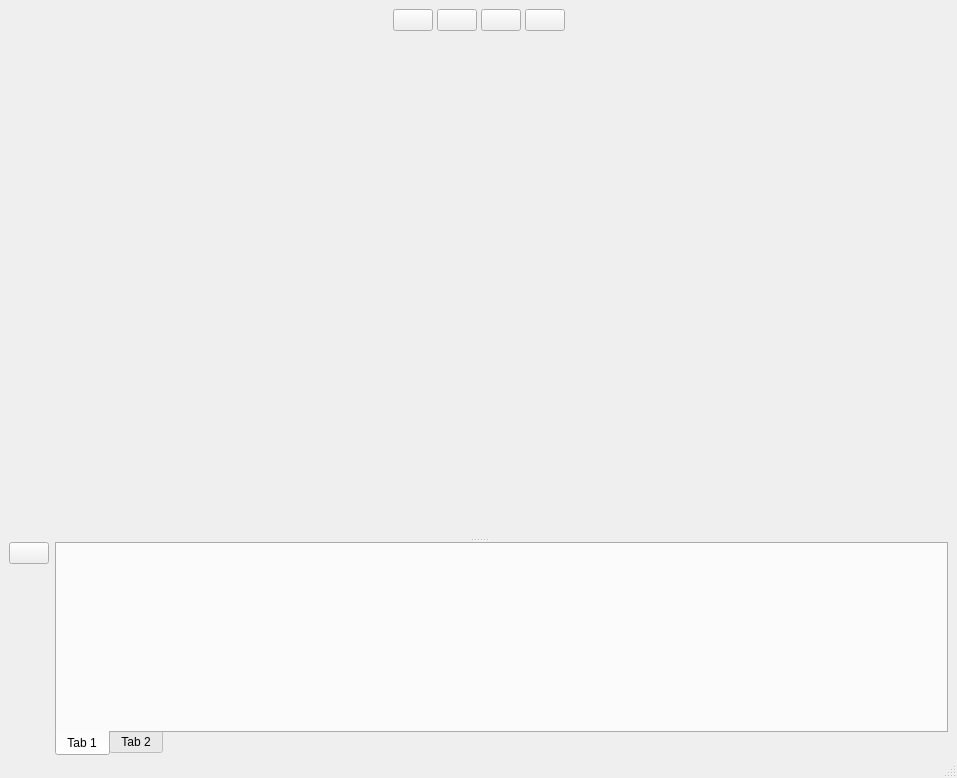
<?xml version="1.0" encoding="UTF-8"?>
<ui version="4.0">
 <class>MainWindow</class>
 <widget class="QMainWindow" name="MainWindow">
  <property name="geometry">
   <rect>
    <x>0</x>
    <y>0</y>
    <width>957</width>
    <height>778</height>
   </rect>
  </property>
  <property name="windowTitle">
   <string>MainWindow</string>
  </property>
  <widget class="QWidget" name="centralwidget">
   <property name="sizePolicy">
    <sizepolicy hsizetype="Expanding" vsizetype="Preferred">
     <horstretch>0</horstretch>
     <verstretch>0</verstretch>
    </sizepolicy>
   </property>
   <layout class="QVBoxLayout" name="verticalLayout_2">
    <property name="bottomMargin">
     <number>0</number>
    </property>
    <item>
     <widget class="QSplitter" name="splitter">
      <property name="orientation">
       <enum>Qt::Vertical</enum>
      </property>
      <widget class="QWidget" name="dataVlay" native="true">
       <property name="sizePolicy">
        <sizepolicy hsizetype="Preferred" vsizetype="Expanding">
         <horstretch>0</horstretch>
         <verstretch>10</verstretch>
        </sizepolicy>
       </property>
       <layout class="QVBoxLayout" name="verticalLayout">
        <item>
         <layout class="QHBoxLayout" name="runButtons">
          <property name="spacing">
           <number>4</number>
          </property>
          <property name="sizeConstraint">
           <enum>QLayout::SetFixedSize</enum>
          </property>
          <item>
           <spacer name="horizontalSpacer">
            <property name="orientation">
             <enum>Qt::Horizontal</enum>
            </property>
            <property name="sizeHint" stdset="0">
             <size>
              <width>40</width>
              <height>20</height>
             </size>
            </property>
           </spacer>
          </item>
          <item>
           <widget class="QPushButton" name="playToggleButton">
            <property name="sizePolicy">
             <sizepolicy hsizetype="Fixed" vsizetype="Fixed">
              <horstretch>0</horstretch>
              <verstretch>0</verstretch>
             </sizepolicy>
            </property>
            <property name="icon">
             <iconset theme="media-playback-start">
              <normaloff>.</normaloff>.</iconset>
            </property>
           </widget>
          </item>
          <item>
           <widget class="QPushButton" name="backwardButton">
            <property name="sizePolicy">
             <sizepolicy hsizetype="Fixed" vsizetype="Fixed">
              <horstretch>0</horstretch>
              <verstretch>0</verstretch>
             </sizepolicy>
            </property>
            <property name="text">
             <string/>
            </property>
            <property name="icon">
             <iconset theme="media-seek-backward">
              <normaloff>.</normaloff>.</iconset>
            </property>
           </widget>
          </item>
          <item>
           <widget class="QPushButton" name="forwardButton">
            <property name="sizePolicy">
             <sizepolicy hsizetype="Fixed" vsizetype="Fixed">
              <horstretch>0</horstretch>
              <verstretch>0</verstretch>
             </sizepolicy>
            </property>
            <property name="text">
             <string/>
            </property>
            <property name="icon">
             <iconset theme="media-seek-forward">
              <normaloff>.</normaloff>.</iconset>
            </property>
           </widget>
          </item>
          <item>
           <widget class="QPushButton" name="stopButton">
            <property name="sizePolicy">
             <sizepolicy hsizetype="Fixed" vsizetype="Fixed">
              <horstretch>0</horstretch>
              <verstretch>0</verstretch>
             </sizepolicy>
            </property>
            <property name="text">
             <string/>
            </property>
            <property name="icon">
             <iconset theme="media-playback-stop">
              <normaloff>.</normaloff>.</iconset>
            </property>
           </widget>
          </item>
          <item>
           <spacer name="horizontalSpacer_2">
            <property name="orientation">
             <enum>Qt::Horizontal</enum>
            </property>
            <property name="sizeHint" stdset="0">
             <size>
              <width>40</width>
              <height>20</height>
             </size>
            </property>
           </spacer>
          </item>
         </layout>
        </item>
        <item>
         <widget class="QWidget" name="dataVis" native="true">
          <layout class="QVBoxLayout" name="verticalLayout_4">
           <item>
            <layout class="QHBoxLayout" name="dataHlay"/>
           </item>
          </layout>
         </widget>
        </item>
       </layout>
      </widget>
      <widget class="QWidget" name="settingsHlay" native="true">
       <property name="sizePolicy">
        <sizepolicy hsizetype="Preferred" vsizetype="Preferred">
         <horstretch>0</horstretch>
         <verstretch>3</verstretch>
        </sizepolicy>
       </property>
       <layout class="QHBoxLayout" name="horizontalLayout_2">
        <property name="bottomMargin">
         <number>0</number>
        </property>
        <item>
         <widget class="QWidget" name="settingsToolbarVlay" native="true">
          <property name="sizePolicy">
           <sizepolicy hsizetype="Preferred" vsizetype="Expanding">
            <horstretch>0</horstretch>
            <verstretch>0</verstretch>
           </sizepolicy>
          </property>
          <layout class="QVBoxLayout" name="verticalLayout_3">
           <property name="spacing">
            <number>0</number>
           </property>
           <property name="leftMargin">
            <number>0</number>
           </property>
           <property name="topMargin">
            <number>0</number>
           </property>
           <property name="rightMargin">
            <number>0</number>
           </property>
           <property name="bottomMargin">
            <number>0</number>
           </property>
           <item>
            <widget class="QPushButton" name="settingsToggleButton">
             <property name="text">
              <string/>
             </property>
             <property name="icon">
              <iconset theme="go-down">
               <normaloff>.</normaloff>.</iconset>
             </property>
            </widget>
           </item>
           <item>
            <spacer name="verticalSpacer">
             <property name="orientation">
              <enum>Qt::Vertical</enum>
             </property>
             <property name="sizeHint" stdset="0">
              <size>
               <width>20</width>
               <height>40</height>
              </size>
             </property>
            </spacer>
           </item>
          </layout>
         </widget>
        </item>
        <item>
         <widget class="QTabWidget" name="settingTabs">
          <property name="tabPosition">
           <enum>QTabWidget::South</enum>
          </property>
          <property name="tabShape">
           <enum>QTabWidget::Rounded</enum>
          </property>
          <property name="currentIndex">
           <number>0</number>
          </property>
          <widget class="QWidget" name="tab">
           <attribute name="title">
            <string>Tab 1</string>
           </attribute>
           <layout class="QHBoxLayout" name="horizontalLayout">
            <item>
             <layout class="QGridLayout" name="gridLayout_2"/>
            </item>
           </layout>
          </widget>
          <widget class="QWidget" name="tab_2">
           <attribute name="title">
            <string>Tab 2</string>
           </attribute>
          </widget>
         </widget>
        </item>
       </layout>
      </widget>
     </widget>
    </item>
   </layout>
  </widget>
  <widget class="QMenuBar" name="menubar">
   <property name="geometry">
    <rect>
     <x>0</x>
     <y>0</y>
     <width>957</width>
     <height>22</height>
    </rect>
   </property>
  </widget>
  <widget class="QStatusBar" name="statusbar"/>
 </widget>
 <resources/>
 <connections/>
</ui>
